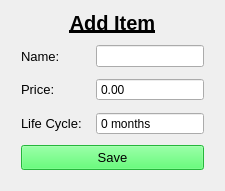
      <widget class="QWidget" name="page_add_item">
       <layout class="QGridLayout" name="gridLayout_2">
        <item row="0" column="0">
         <layout class="QVBoxLayout" name="verticalLayout">
          <property name="spacing">
           <number>10</number>
          </property>
          <property name="leftMargin">
           <number>10</number>
          </property>
          <property name="rightMargin">
           <number>10</number>
          </property>
          <property name="bottomMargin">
           <number>10</number>
          </property>
          <item>
           <widget class="QLabel" name="label">
            <property name="maximumSize">
             <size>
              <width>16777215</width>
              <height>40</height>
             </size>
            </property>
            <property name="font">
             <font>
              <family>Segoe UI</family>
              <pointsize>15</pointsize>
              <bold>true</bold>
              <underline>true</underline>
             </font>
            </property>
            <property name="text">
             <string>Add Item</string>
            </property>
            <property name="alignment">
             <set>Qt::AlignCenter</set>
            </property>
           </widget>
          </item>
          <item>
           <layout class="QFormLayout" name="form_add_item">
            <property name="horizontalSpacing">
             <number>10</number>
            </property>
            <property name="verticalSpacing">
             <number>11</number>
            </property>
            <item row="0" column="0">
             <widget class="QLabel" name="label_2">
              <property name="font">
               <font>
                <family>Segoe UI</family>
                <pointsize>10</pointsize>
                <underline>false</underline>
               </font>
              </property>
              <property name="text">
               <string>Name: </string>
              </property>
             </widget>
            </item>
            <item row="0" column="1">
             <widget class="QLineEdit" name="input_item_name"/>
            </item>
            <item row="1" column="0">
             <widget class="QLabel" name="label_3">
              <property name="font">
               <font>
                <family>Segoe UI</family>
                <pointsize>10</pointsize>
               </font>
              </property>
              <property name="text">
               <string>Price: </string>
              </property>
             </widget>
            </item>
            <item row="1" column="1">
             <widget class="QDoubleSpinBox" name="input_price">
              <property name="buttonSymbols">
               <enum>QAbstractSpinBox::NoButtons</enum>
              </property>
              <property name="maximum">
               <double>99999999.989999994635582</double>
              </property>
             </widget>
            </item>
            <item row="2" column="0">
             <widget class="QLabel" name="label_4">
              <property name="font">
               <font>
                <family>Segoe UI</family>
                <pointsize>10</pointsize>
               </font>
              </property>
              <property name="text">
               <string>Life Cycle: </string>
              </property>
             </widget>
            </item>
            <item row="2" column="1">
             <widget class="QSpinBox" name="input_lifecycle">
              <property name="buttonSymbols">
               <enum>QAbstractSpinBox::NoButtons</enum>
              </property>
              <property name="suffix">
               <string> months</string>
              </property>
              <property name="maximum">
               <number>99999</number>
              </property>
             </widget>
            </item>
           </layout>
          </item>
          <item>
           <widget class="QPushButton" name="button_add_item">
            <property name="minimumSize">
             <size>
              <width>0</width>
              <height>25</height>
             </size>
            </property>
            <property name="maximumSize">
             <size>
              <width>16777215</width>
              <height>25</height>
             </size>
            </property>
            <property name="font">
             <font>
              <family>Segoe UI</family>
              <pointsize>10</pointsize>
              <bold>false</bold>
             </font>
            </property>
            <property name="styleSheet">
             <string notr="true">background-color: rgb(52, 255, 82);
color: rgb(0, 0, 0);</string>
            </property>
            <property name="text">
             <string>Save</string>
            </property>
            <property name="flat">
             <bool>false</bool>
            </property>
           </widget>
          </item>
         </layout>
        </item>
       </layout>
      </widget>
